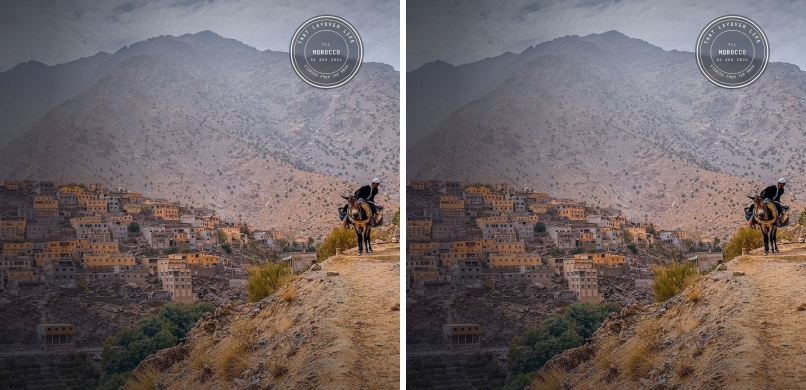
#> input picture reports/evidence/bw-images-2026-11-13/shots/home-1440-cover-before-left-after-right.jpg, 1612 x 780 px, given in place of home-b-390-top.png, which was not available (shown at 1/2 size)
$ python evid.py out.png
#> lines starting #> are read from the running program, lines starting #| are printed output that depends on the picture
"""Cropped before/after pairs for the repo evidence (crops keep out bylines and photo credits). JPEG q90."""
import sys, json
from PIL import Image, ImageChops, ImageFilter
S = '/tmp/claude-0/-home-user-thatlayoverlife/16a08c1e-77ab-50a3-8cf3-b364d5e24f1b/scratchpad/nov13/next/bwimg/shots/'
OUT = sys.argv[1]
JOBS = [('home-390-cover', 'home-%s-390-top.png', (0, 250, 1170, 750)),
        ('home-390-railcard', 'home-%s-390-card.png', None),
        ('home-1440-cover', 'home-%s-1440-top.png', (640, 80, 800, 780)),
        ('paw-390-hero', 'paw-%s-390-top.png', (0, 190, 1170, 1020)),
        ('paw-1440-hero', 'paw-%s-1440-top.png', (0, 54, 1440, 266)),
        ('profile-390-card', 'prof-%s-390-card.png', None)]
k = ImageFilter.Kernel((3, 3), [0, 1, 0, 1, -4, 1, 0, 1, 0], 1, 128)
def sharp(im): return round(sum(abs(v - 128) * n for v, n in enumerate(im.convert('L').filter(k).histogram())) / (im.size[0] * im.size[1]), 2)
res = {}
for name, pat, box in JOBS:
    a, b = (Image.open(S + pat % v).convert('RGB') for v in 'ba')
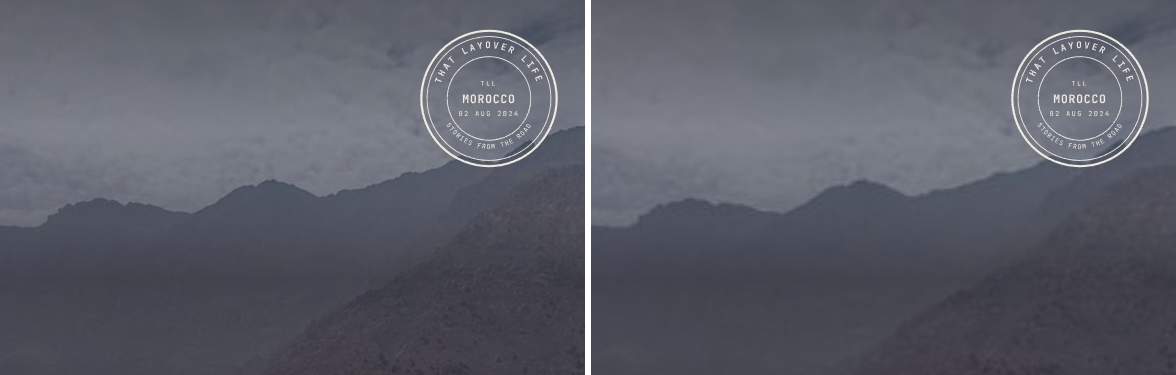
#> input picture reports/evidence/bw-images-2026-11-13/shots/home-390-cover-before-left-after-right.jpg, 2352 x 750 px, given in place of home-a-390-top.png, which was not available (shown at 1/2 size)
#> a is the input picture: PIL image 1612x780 RGB; mean R, G, B 113.9, 102.8, 103.1
#> b is the input picture: PIL image 2352x750 RGB; mean R, G, B 92, 94.2, 104.8
    if box: x, y, w, h = box; a = a.crop((x, y, x + w, y + h)); b = b.crop((x, y, x + w, y + h))
#> after `a = a.crop((x, y, x + w, y + h))`:
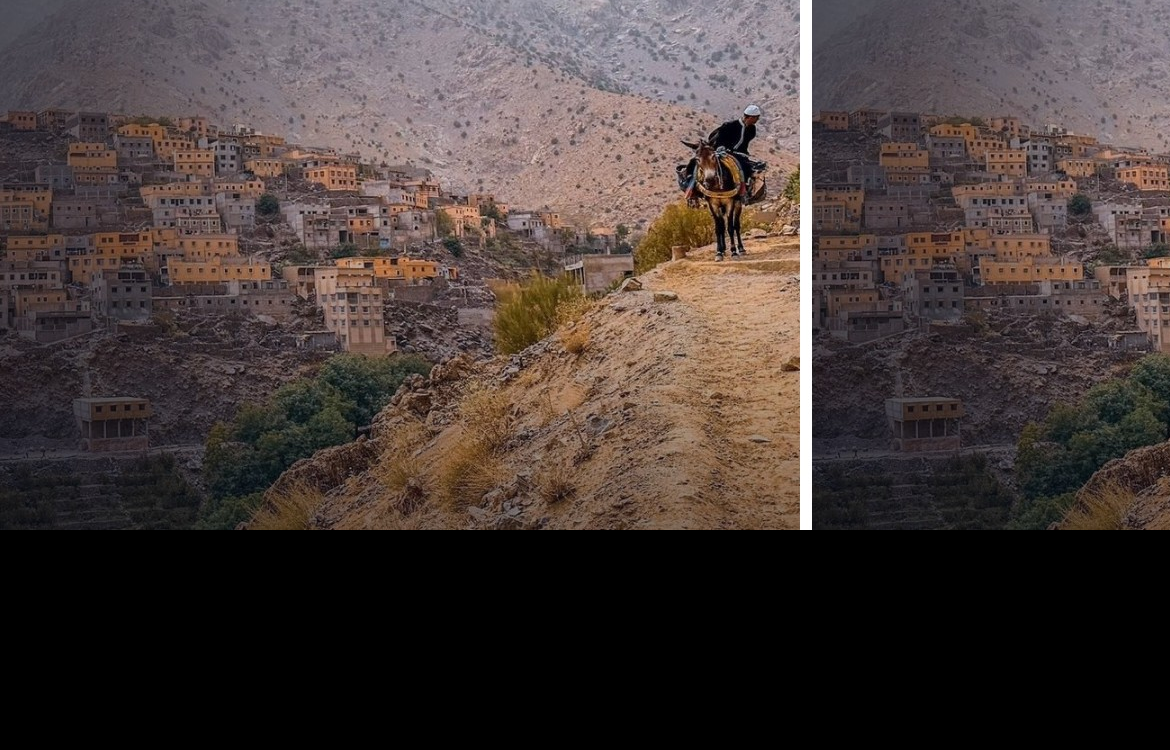
#> a: PIL image 1170x750 RGB; mean R, G, B 70.3, 59.5, 57.2
#> after `b = b.crop((x, y, x + w, y + h))`:
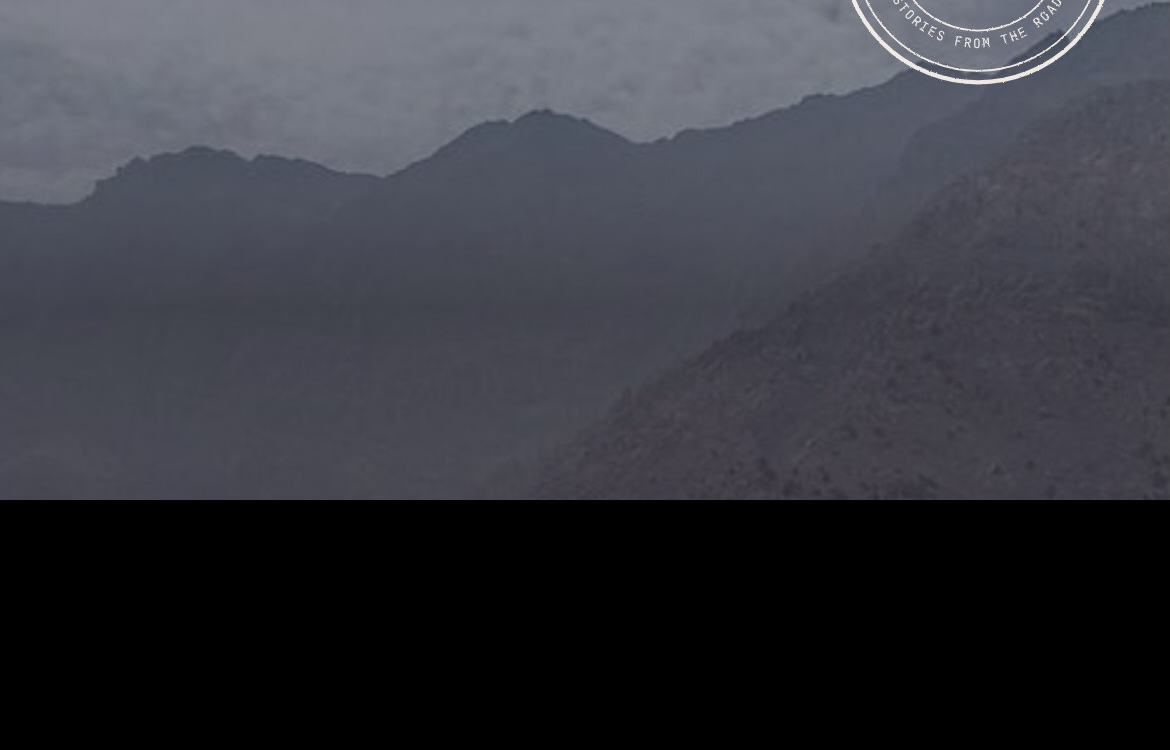
#> b: PIL image 1170x750 RGB; mean R, G, B 55.3, 56.4, 63.7
    d = ImageChops.difference(a, b).convert('L'); hist = d.histogram(); n = a.size[0] * a.size[1]
#> after `d = ImageChops.difference(a, b).convert('L')`:
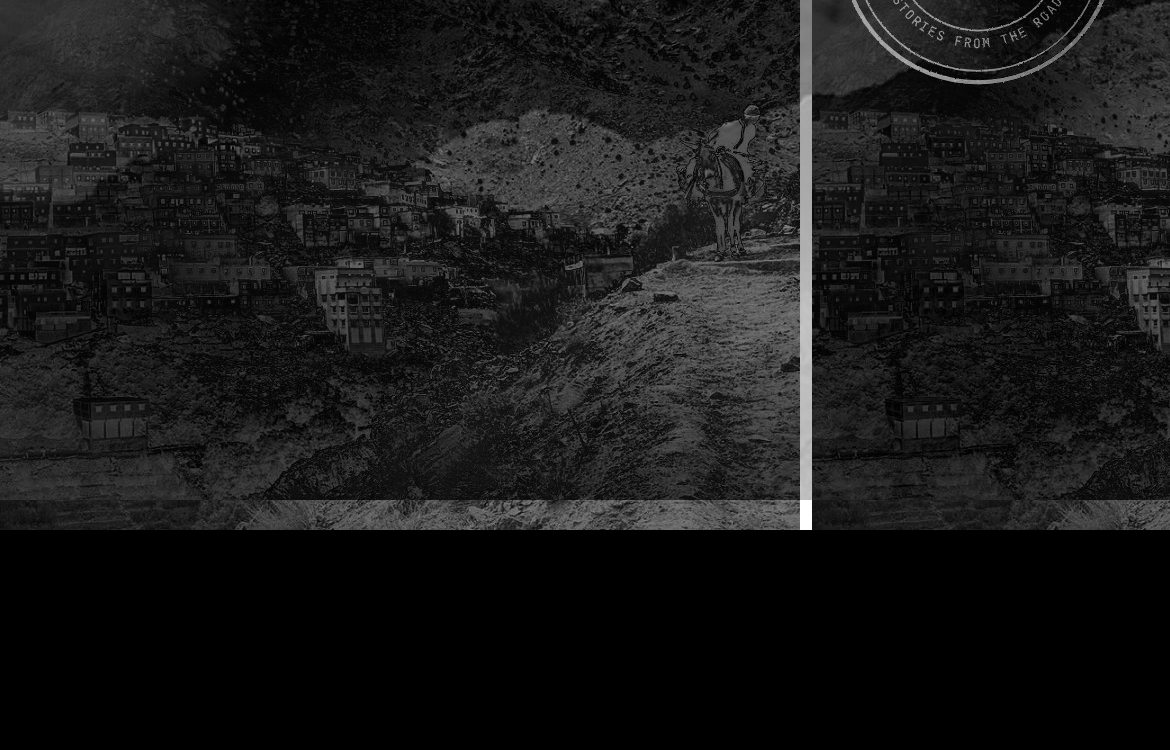
#> d: PIL image 1170x750 L; min 0, max 255, mean 24.8
#> after `hist = d.histogram()`: hist = 256 values, max 257408 at index 0, min 0 at index 200, mean 3427.7
#> after `n = a.size[0] * a.size[1]`: n = 877500
    res[name] = {'px': list(a.size), 'sharpness_before': sharp(a), 'sharpness_after': sharp(b), 'share_of_pixels_off_by_more_than_24_of_255': round(sum(hist[25:]) / n, 4),
                 'mean_abs_diff_of_255': round(sum(i * c for i, c in enumerate(hist)) / n, 2)}
    out = Image.new('RGB', (a.size[0] * 2 + 12, a.size[1]), 'white'); out.paste(a, (0, 0)); out.paste(b, (a.size[0] + 12, 0))
#> after `out = Image.new('RGB', (a.size[0] * 2 + 12, a.size[1]), 'white')`: out: PIL image 2352x750 RGB; every value is 255
#> after `out.paste(a, (0, 0))`:
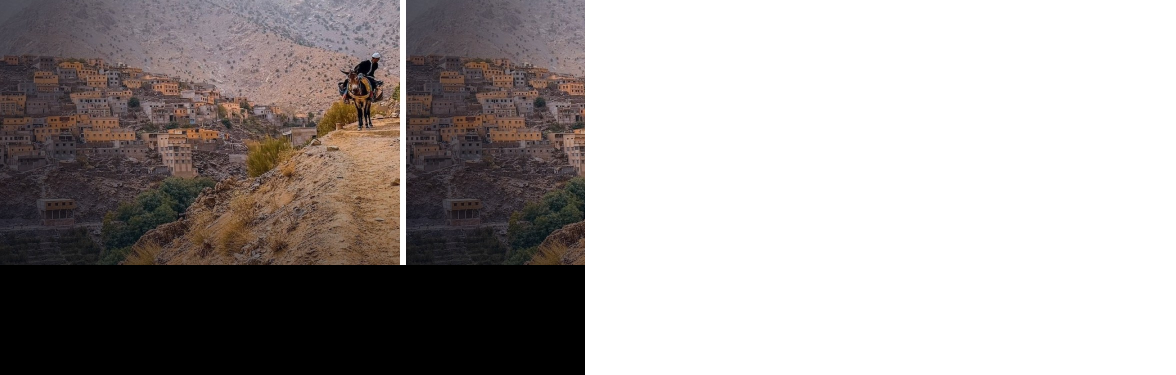
#> out: PIL image 2352x750 RGB (shown at 1/2 size); mean R, G, B 163.1, 157.8, 156.6
#> after `out.paste(b, (a.size[0] + 12, 0))`:
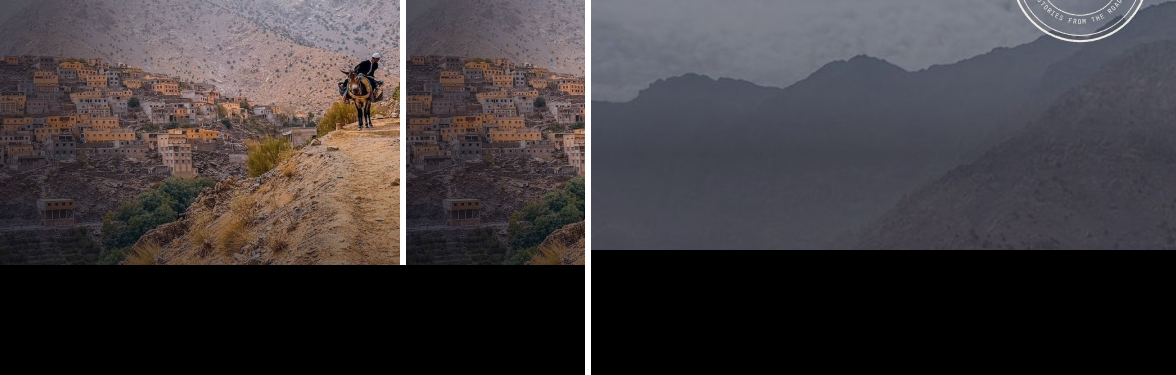
#> out: PIL image 2352x750 RGB (shown at 1/2 size); mean R, G, B 63.8, 59, 61.4
#> (the run stopped early here; a loop or call above may not have finished)
